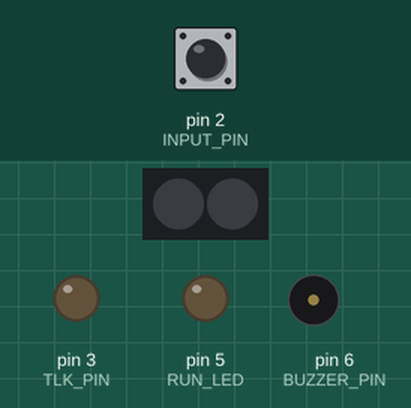
The sketch below on a simulated Arduino Uno, built with avr-gcc and run on an emulated ATmega328P. Parts: 2 RGB LEDs in strip order, left to right, output pins drawn as LEDs (lit = HIGH), buzzer (waves = sounding). Dashed ring = blinking. The inputs (shaded band) are chosen by the test bench; at power-on: pin 2 (INPUT_PIN) HIGH. Random numbers use the default seed unless the sketch sets one.

Above: at 1.2 s.
1.3 s: pin 2 (INPUT_PIN) pulled LOW for 0.15 s
At 1.7 s:
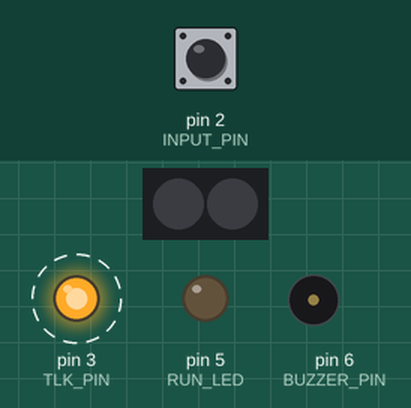
At 2.85 s:
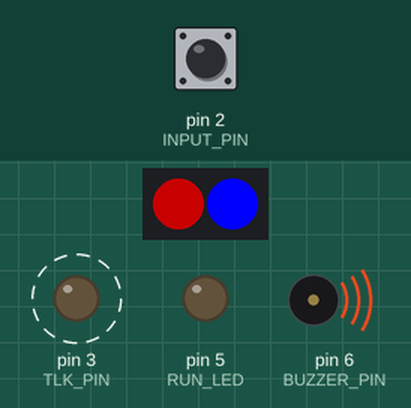
Timing chart, 0 to 10.3 s (numbered marks = the images above; inputs shaded):
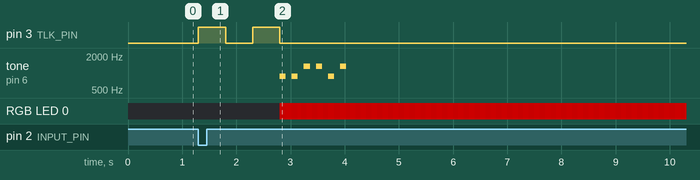

Measured:
- after the input at 1.3 s, pin 3 (TLK_PIN): alternates HIGH for 0.50 s and LOW for 0.50 s, 4 changes in all, then stays LOW, starting at once; tone on pin 6 (BUZZER_PIN): plays 880 Hz for 0.11 s, 880 Hz for 0.11 s, 1320 Hz for 0.11 s, 1320 Hz for 0.11 s, 880 Hz for 0.11 s, 1320 Hz for 0.11 s, starting after 1.5 s

The sketch:

Version1.ino
```cpp
//Include necessary files.
#include "config.h"
#include <TimerOne.h>
#include "ledstripe.h"

//At the begin of the program, there is no emergency situation.
bool emergency = false;

//This value keeps track over the amount of loops, when device is in emergency
//Value is needed to have the buzzer beeping not all the time
int buzzercount;


void setup() {
  //For debugging use...
  Serial.begin(9600);

  //Config of pins
  pinMode(INPUT_PIN, INPUT_PULLUP);
  pinMode(TLK_PIN, OUTPUT);
  pinMode(RUN_LED, OUTPUT);

  //Timer triggers every 0.1 seconds
  Timer1.initialize(0.1*1000000);
  Timer1.attachInterrupt(updatePixel);

  //Set buzzercount to a value
  buzzercount = BUZZ_FREQ-1; //Hacky,  Hacky. Init to this value to make it beep, when the button gets pressed!

  //Initialize the NeoPixel(WS2812B)-Stript
  pixels.begin();


}

void loop() {
  //Is the botton pressed? (Remember: We have a pull-up resistor, so check, if the pin gets some GND
  if(digitalRead(INPUT_PIN) == LOW){
    emergency = true;
    //Trigger the alarm
    digitalWrite(TLK_PIN, HIGH);    //  These lines
    delay(TIME_LEN);                //  are actually
    digitalWrite(TLK_PIN, LOW);     //  calling for
    delay(TIME_LEN);                //  help. They
    digitalWrite(TLK_PIN, HIGH);    //  are emulating
    delay(TIME_LEN);                //  some button
    digitalWrite(TLK_PIN, LOW);     //  presses. :P

    setEmergency(true);

    //Increase the loop counter
    buzzercount++;
    //Check, wheather is's time to beep
    if(buzzercount == BUZZ_FREQ){
      //Loop to trigger the buzzer BUZZ_COUNT times
      for(int i = 0; i<BUZZ_COUNT; i++){
        setBuzzer(true);
        delay(BUZZ_S_LEN);
        setBuzzer(false);
        delay(BUZZ_S_LEN);
      }
      buzzercount = 0;
    }


    //Wait some time. Without this, the arduino would always send an alarm, the walki takli gets confused. We don't want that...
    delay(BREAK_LEN);
  }else{
    //No emergency situation
    emergency = false;
    buzzercount = BUZZ_FREQ-1; //Hacky,  Hacky. Init to this value to make it beep, when the button gets pressed!
  }
  //Update the state of the LED-Stripe. He wants some information too, so we should'nt be bad to him. Because he's beautiful
  setEmergency(emergency);
}

void setBuzzer(bool active){
  if(active){
    if(ACTIVE_BUZZ == 1){
      digitalWrite(BUZZER_PIN, HIGH);
    }else{
      tone(BUZZER_PIN, FREQUENCY * random(1, 4));
    }
  }else{
    if(ACTIVE_BUZZ == 1){
      digitalWrite(BUZZER_PIN, LOW);
    }else{
      noTone(BUZZER_PIN);
    }
  }
}
```

ledstripe.h
```cpp
#include <Adafruit_NeoPixel.h>

//Tell the friendly pixels, how many the are...
Adafruit_NeoPixel pixels = Adafruit_NeoPixel(NUMPIXELS, LED_PIN, NEO_GRB + NEO_KHZ800);

//set the initial brightness
int bright = INIT_BRIGHT;
bool ledState = true;

bool emgLEDstate = true;

bool res = false;

//The direction of the fading animation. true is fading up and false is fading down. Changes over time
bool direct = true;

//There is no emergency, when the arduino gets started!
bool emergencyState = false;

//c counts the time since the last STATE_LED-blink.
int c = 0;

int runMult = 10;

void noPixel(){
  for(int i = 0; i < NUMPIXELS; i++){
      pixels.setPixelColor(i, pixels.Color(0, 0, 0));
   }
   //Show the pixels
   pixels.show();
}


void updatePixel(){
  //Serial.println(emergencyState);
  //Is currently an emergency?
  if(emergencyState == true){
    res = false;
    //No time for fancy animation... I hope it's enough for you :-(
    for(int i = 0; i < NUMPIXELS - 1; i++){
      pixels.setPixelColor(i, pixels.Color(bright, 0, 0));
    }
    pixels.setPixelColor(NUMPIXELS-1, pixels.Color(0, 0, 255));

    //Show the pixels
    pixels.show();
    if(direct){
      //FadeUP
      bright += LED_STEP;
    }else{
      //FadeDOWN
      bright -= LED_STEP;
    }

    if(bright >= 250 || bright <= 110){
      direct = !direct;
    }
  }else{
    //Reset brightnes
    if(!res){
      res = true;
      bright = INIT_BRIGHT;
      noPixel();
    }
    //Keep track over the run-LED. It toggles every RUN_LED_LEN seconds.
    c++;
    if(c >= RUN_LED_LEN*runMult){
      digitalWrite(RUN_LED, HIGH);
      delay(125);
      digitalWrite(RUN_LED, LOW);
      c = 0;
    }
    if(c >= EMG_INTERV*10){
      if(emgLEDstate){
        digitalWrite(EMG_LED, HIGH);
      }else{
        digitalWrite(EMG_LED, LOW);
      }
      emgLEDstate = !emgLEDstate;

    }

  }


}

//Set the emergency-state of the system
void setEmergency(bool emg){
  emergencyState = emg;
}
```

config.h
```cpp
#define NUMPIXELS   2         //Amount of LED-Pixels (WS2812B)
#define LED_PIN     4         //PIN of WS2812B Data-IN
#define LED_STEP    10        //The step of LED-Fade
#define INIT_BRIGHT 100       //The initial brightnes of every animation

#define INPUT_PIN   2         //PIN with input button  !important! Button is N.O. and needs to switch to GND
#define TLK_PIN     3         //PIN with Walki Talki
#define TIME_LEN    500       //Time between button press (on TLK_PIN) !needs to be adjusted! (miliseconds)
#define BREAK_LEN   10000     //Time between triggers (miliseconds)

#define RUN_LED     5         //Pin of the LED, which shows the scripts activity
#define RUN_LED_LEN 4         //How long the pulse of the RUN_LED is (Seconds)

#define EMG_LED     7         //Pin of the 2 blue LEDs
#define EMG_INTERV  200       //Time between switching the EMG_LEDs

#define BUZZER_PIN  6         //Pin of the buzzer
#define BUZZ_S_LEN  112       //Lenght of the buzzer-sound (miliseconds)
#define BUZZ_COUNT  6         //Amount of buzzes per trigger
#define BUZZ_FREQ   3         //This value multiplyed with BREAK_LEN is the time-distance (in mSeconds) between buzzer-beeps [/1000 is in Seconds :P]
#define ACTIVE_BUZZ 0         //Decides, wheather the buzzer is active(1) or passive(0)
#define FREQUENCY   440       //Frequency of the Buzzer (in Hz). Only avaliable with passive buzzers! It is the base-frequency, it gets randomly multiplyed with 1, 2, 3 or 4


/**
 * PIN-Layout:
 * INPUT_PIN  ->  Input-Buton
 * TLK_PIN    ->  Pin to walki talki
 * LED_PIN    ->  Data-IN-Pin of the LED-Stripe
 * RUN_LED    ->  LED flashing while script runs
 * EMG_LED    ->  2 LEDs in a kind of anti-parallel layout. The are flashing, when an emergency is triggered. Just one at a time...
 * BUZZER_PIN ->  Buzzer will beep frequently to show the active emergency
 */

 //TODO: Different blink-states --> EEPROM?!?, reset-button?!? ERROR-CODES?
```
